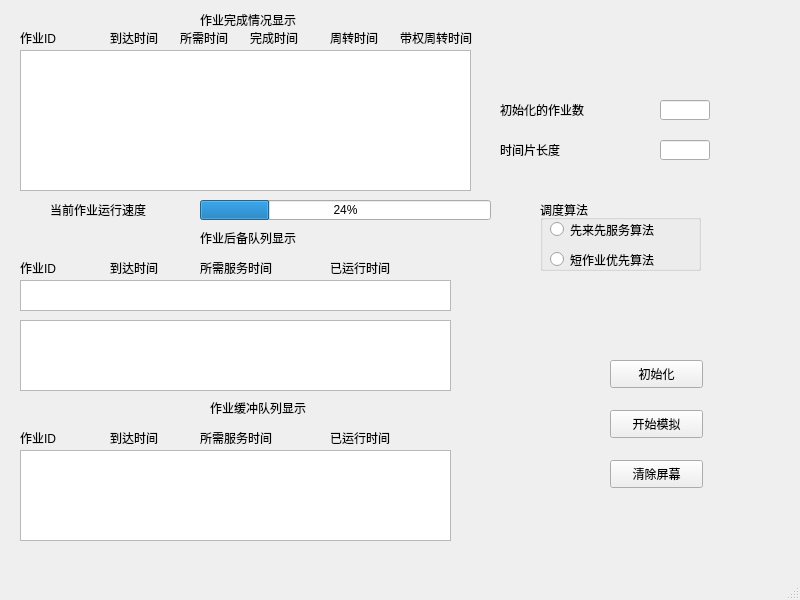
<?xml version="1.0" encoding="UTF-8"?>
<ui version="4.0">
 <class>ProcessSecond</class>
 <widget class="QMainWindow" name="ProcessSecond">
  <property name="geometry">
   <rect>
    <x>0</x>
    <y>0</y>
    <width>800</width>
    <height>600</height>
   </rect>
  </property>
  <property name="windowTitle">
   <string>MainWindow</string>
  </property>
  <widget class="QWidget" name="centralwidget">
   <widget class="QPushButton" name="init">
    <property name="geometry">
     <rect>
      <x>610</x>
      <y>360</y>
      <width>93</width>
      <height>28</height>
     </rect>
    </property>
    <property name="text">
     <string>初始化</string>
    </property>
   </widget>
   <widget class="QPushButton" name="begin">
    <property name="geometry">
     <rect>
      <x>610</x>
      <y>410</y>
      <width>93</width>
      <height>28</height>
     </rect>
    </property>
    <property name="text">
     <string>开始模拟</string>
    </property>
   </widget>
   <widget class="QPushButton" name="clear">
    <property name="geometry">
     <rect>
      <x>610</x>
      <y>460</y>
      <width>93</width>
      <height>28</height>
     </rect>
    </property>
    <property name="text">
     <string>清除屏幕</string>
    </property>
   </widget>
   <widget class="QLineEdit" name="initwork">
    <property name="geometry">
     <rect>
      <x>660</x>
      <y>100</y>
      <width>50</width>
      <height>20</height>
     </rect>
    </property>
   </widget>
   <widget class="QLabel" name="Initwork">
    <property name="geometry">
     <rect>
      <x>500</x>
      <y>100</y>
      <width>139</width>
      <height>20</height>
     </rect>
    </property>
    <property name="text">
     <string>初始化的作业数</string>
    </property>
   </widget>
   <widget class="QLabel" name="Time">
    <property name="geometry">
     <rect>
      <x>500</x>
      <y>140</y>
      <width>95</width>
      <height>20</height>
     </rect>
    </property>
    <property name="text">
     <string>时间片长度</string>
    </property>
   </widget>
   <widget class="QLineEdit" name="time">
    <property name="geometry">
     <rect>
      <x>660</x>
      <y>140</y>
      <width>50</width>
      <height>20</height>
     </rect>
    </property>
   </widget>
   <widget class="QGroupBox" name="dispatch">
    <property name="geometry">
     <rect>
      <x>540</x>
      <y>200</y>
      <width>161</width>
      <height>71</height>
     </rect>
    </property>
    <property name="title">
     <string>调度算法</string>
    </property>
    <widget class="QRadioButton" name="fcfs">
     <property name="geometry">
      <rect>
       <x>10</x>
       <y>20</y>
       <width>131</width>
       <height>19</height>
      </rect>
     </property>
     <property name="text">
      <string>先来先服务算法</string>
     </property>
    </widget>
    <widget class="QRadioButton" name="stf">
     <property name="geometry">
      <rect>
       <x>10</x>
       <y>50</y>
       <width>131</width>
       <height>19</height>
      </rect>
     </property>
     <property name="text">
      <string>短作业优先算法</string>
     </property>
    </widget>
   </widget>
   <widget class="QTextBrowser" name="finishwork">
    <property name="geometry">
     <rect>
      <x>20</x>
      <y>50</y>
      <width>451</width>
      <height>141</height>
     </rect>
    </property>
   </widget>
   <widget class="QLabel" name="label_3">
    <property name="geometry">
     <rect>
      <x>200</x>
      <y>10</y>
      <width>121</width>
      <height>20</height>
     </rect>
    </property>
    <property name="text">
     <string>作业完成情况显示</string>
    </property>
   </widget>
   <widget class="QTextBrowser" name="readyqueue">
    <property name="geometry">
     <rect>
      <x>20</x>
      <y>320</y>
      <width>431</width>
      <height>71</height>
     </rect>
    </property>
   </widget>
   <widget class="QTextBrowser" name="bufferqueue">
    <property name="geometry">
     <rect>
      <x>20</x>
      <y>450</y>
      <width>431</width>
      <height>91</height>
     </rect>
    </property>
   </widget>
   <widget class="QLabel" name="Bufferqueue">
    <property name="geometry">
     <rect>
      <x>210</x>
      <y>400</y>
      <width>161</width>
      <height>16</height>
     </rect>
    </property>
    <property name="text">
     <string>作业缓冲队列显示</string>
    </property>
   </widget>
   <widget class="QLabel" name="work1">
    <property name="geometry">
     <rect>
      <x>20</x>
      <y>30</y>
      <width>55</width>
      <height>16</height>
     </rect>
    </property>
    <property name="text">
     <string>作业ID</string>
    </property>
   </widget>
   <widget class="QLabel" name="arrivetime1">
    <property name="geometry">
     <rect>
      <x>110</x>
      <y>30</y>
      <width>61</width>
      <height>16</height>
     </rect>
    </property>
    <property name="text">
     <string>到达时间</string>
    </property>
   </widget>
   <widget class="QLabel" name="needtime">
    <property name="geometry">
     <rect>
      <x>180</x>
      <y>30</y>
      <width>61</width>
      <height>16</height>
     </rect>
    </property>
    <property name="text">
     <string>所需时间</string>
    </property>
   </widget>
   <widget class="QLabel" name="finishtime">
    <property name="geometry">
     <rect>
      <x>250</x>
      <y>30</y>
      <width>72</width>
      <height>15</height>
     </rect>
    </property>
    <property name="text">
     <string>完成时间</string>
    </property>
   </widget>
   <widget class="QLabel" name="Ti">
    <property name="geometry">
     <rect>
      <x>330</x>
      <y>30</y>
      <width>61</width>
      <height>16</height>
     </rect>
    </property>
    <property name="text">
     <string>周转时间</string>
    </property>
   </widget>
   <widget class="QLabel" name="work2">
    <property name="geometry">
     <rect>
      <x>20</x>
      <y>260</y>
      <width>55</width>
      <height>16</height>
     </rect>
    </property>
    <property name="text">
     <string>作业ID</string>
    </property>
   </widget>
   <widget class="QLabel" name="label_10">
    <property name="geometry">
     <rect>
      <x>330</x>
      <y>260</y>
      <width>81</width>
      <height>16</height>
     </rect>
    </property>
    <property name="text">
     <string>已运行时间</string>
    </property>
   </widget>
   <widget class="QLabel" name="servetime2">
    <property name="geometry">
     <rect>
      <x>200</x>
      <y>430</y>
      <width>101</width>
      <height>16</height>
     </rect>
    </property>
    <property name="text">
     <string>所需服务时间</string>
    </property>
   </widget>
   <widget class="QLabel" name="label_18">
    <property name="geometry">
     <rect>
      <x>200</x>
      <y>230</y>
      <width>121</width>
      <height>16</height>
     </rect>
    </property>
    <property name="text">
     <string>作业后备队列显示</string>
    </property>
   </widget>
   <widget class="QLabel" name="Wi">
    <property name="geometry">
     <rect>
      <x>400</x>
      <y>30</y>
      <width>91</width>
      <height>16</height>
     </rect>
    </property>
    <property name="text">
     <string>带权周转时间</string>
    </property>
   </widget>
   <widget class="QLabel" name="work3">
    <property name="geometry">
     <rect>
      <x>20</x>
      <y>430</y>
      <width>55</width>
      <height>16</height>
     </rect>
    </property>
    <property name="text">
     <string>作业ID</string>
    </property>
   </widget>
   <widget class="QLabel" name="label_13">
    <property name="geometry">
     <rect>
      <x>330</x>
      <y>430</y>
      <width>81</width>
      <height>16</height>
     </rect>
    </property>
    <property name="text">
     <string>已运行时间</string>
    </property>
   </widget>
   <widget class="QLabel" name="arrivetime2">
    <property name="geometry">
     <rect>
      <x>110</x>
      <y>260</y>
      <width>61</width>
      <height>16</height>
     </rect>
    </property>
    <property name="text">
     <string>到达时间</string>
    </property>
   </widget>
   <widget class="QLabel" name="arrivetime3">
    <property name="geometry">
     <rect>
      <x>110</x>
      <y>430</y>
      <width>61</width>
      <height>16</height>
     </rect>
    </property>
    <property name="text">
     <string>到达时间</string>
    </property>
   </widget>
   <widget class="QLabel" name="servetime1">
    <property name="geometry">
     <rect>
      <x>200</x>
      <y>260</y>
      <width>101</width>
      <height>16</height>
     </rect>
    </property>
    <property name="text">
     <string>所需服务时间</string>
    </property>
   </widget>
   <widget class="QProgressBar" name="RATEofProgress">
    <property name="geometry">
     <rect>
      <x>200</x>
      <y>200</y>
      <width>291</width>
      <height>20</height>
     </rect>
    </property>
    <property name="value">
     <number>24</number>
    </property>
   </widget>
   <widget class="QLabel" name="SPEED">
    <property name="geometry">
     <rect>
      <x>50</x>
      <y>200</y>
      <width>121</width>
      <height>20</height>
     </rect>
    </property>
    <property name="text">
     <string>当前作业运行速度</string>
    </property>
   </widget>
   <widget class="QTextBrowser" name="readyqueue_2">
    <property name="geometry">
     <rect>
      <x>20</x>
      <y>280</y>
      <width>431</width>
      <height>31</height>
     </rect>
    </property>
   </widget>
  </widget>
  <widget class="QMenuBar" name="menubar">
   <property name="geometry">
    <rect>
     <x>0</x>
     <y>0</y>
     <width>800</width>
     <height>23</height>
    </rect>
   </property>
  </widget>
  <widget class="QStatusBar" name="statusbar"/>
 </widget>
 <resources/>
 <connections/>
</ui>
